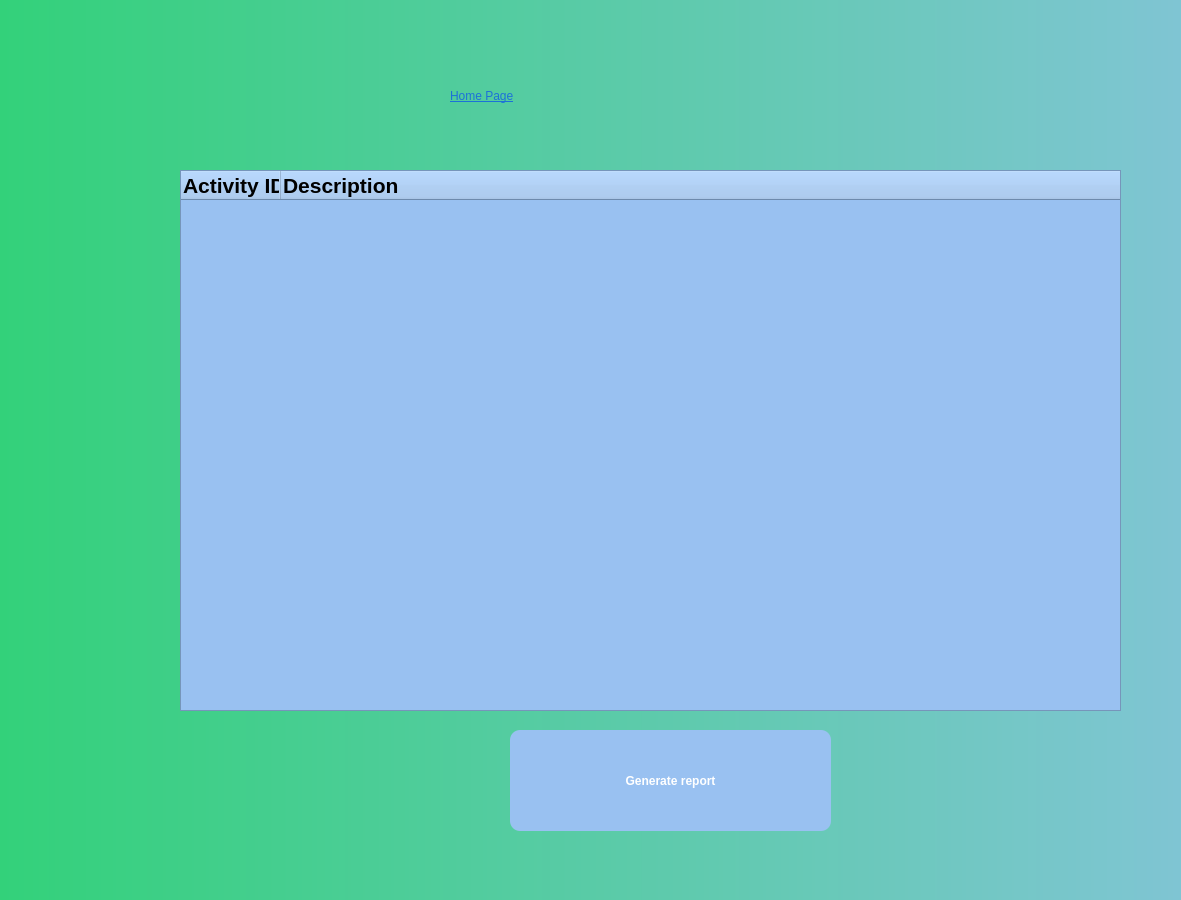
<?xml version="1.0" encoding="UTF-8"?>
<ui version="4.0">
 <class>Dialog</class>
 <widget class="QDialog" name="Dialog">
  <property name="geometry">
   <rect>
    <x>0</x>
    <y>0</y>
    <width>1181</width>
    <height>900</height>
   </rect>
  </property>
  <property name="windowTitle">
   <string>Dialog</string>
  </property>
  <widget class="QWidget" name="widget" native="true">
   <property name="geometry">
    <rect>
     <x>0</x>
     <y>0</y>
     <width>1571</width>
     <height>1000</height>
    </rect>
   </property>
   <property name="sizePolicy">
    <sizepolicy hsizetype="Expanding" vsizetype="Expanding">
     <horstretch>0</horstretch>
     <verstretch>0</verstretch>
    </sizepolicy>
   </property>
   <property name="styleSheet">
    <string notr="true">QWidget#widget{
	background-color: qlineargradient(spread:pad, x1:0, y1:0, x2:1, y2:0, stop:0 rgba(51, 209, 122, 255), stop:1 rgba(153, 193, 241, 255));
}</string>
   </property>
   <widget class="QLabel" name="label_15">
    <property name="geometry">
     <rect>
      <x>450</x>
      <y>70</y>
      <width>391</width>
      <height>51</height>
     </rect>
    </property>
    <property name="styleSheet">
     <string notr="true">QLabel {
font: bold italic 24pt 'Times New Roman'  ;
qproperty-alignment: 'AlignVCenter | AlignCenter';
text-decoration: underline;
color: rgb(28, 113, 216);
}</string>
    </property>
    <property name="text">
     <string>Home Page</string>
    </property>
    <property name="textFormat">
     <enum>Qt::AutoText</enum>
    </property>
   </widget>
   <widget class="QTreeWidget" name="tree_widget">
    <property name="geometry">
     <rect>
      <x>180</x>
      <y>170</y>
      <width>941</width>
      <height>541</height>
     </rect>
    </property>
    <property name="minimumSize">
     <size>
      <width>941</width>
      <height>0</height>
     </size>
    </property>
    <property name="maximumSize">
     <size>
      <width>500</width>
      <height>551</height>
     </size>
    </property>
    <property name="font">
     <font>
      <pointsize>14</pointsize>
     </font>
    </property>
    <property name="styleSheet">
     <string notr="true">background-color: rgb(153, 193, 241);</string>
    </property>
    <property name="lineWidth">
     <number>10</number>
    </property>
    <property name="midLineWidth">
     <number>10</number>
    </property>
    <property name="wordWrap">
     <bool>true</bool>
    </property>
    <property name="columnCount">
     <number>2</number>
    </property>
    <column>
     <property name="text">
      <string>Activity ID</string>
     </property>
     <property name="font">
      <font>
       <pointsize>16</pointsize>
       <weight>75</weight>
       <bold>true</bold>
      </font>
     </property>
    </column>
    <column>
     <property name="text">
      <string>Description</string>
     </property>
     <property name="font">
      <font>
       <pointsize>16</pointsize>
       <weight>75</weight>
       <bold>true</bold>
      </font>
     </property>
    </column>
   </widget>
   <widget class="QPushButton" name="generate_report_button">
    <property name="geometry">
     <rect>
      <x>510</x>
      <y>730</y>
      <width>321</width>
      <height>101</height>
     </rect>
    </property>
    <property name="sizePolicy">
     <sizepolicy hsizetype="Preferred" vsizetype="Preferred">
      <horstretch>0</horstretch>
      <verstretch>0</verstretch>
     </sizepolicy>
    </property>
    <property name="styleSheet">
     <string notr="true">background-color: rgb(153, 193, 241);
border-style: outset;
    border-radius: 10px;
    border-color: #2752B8;
font-weight: bold;
color: rgb(255,255,255);
font: 16pt 'Times New Roman';</string>
    </property>
    <property name="text">
     <string>Generate report</string>
    </property>
   </widget>
  </widget>
 </widget>
 <resources/>
 <connections/>
</ui>
